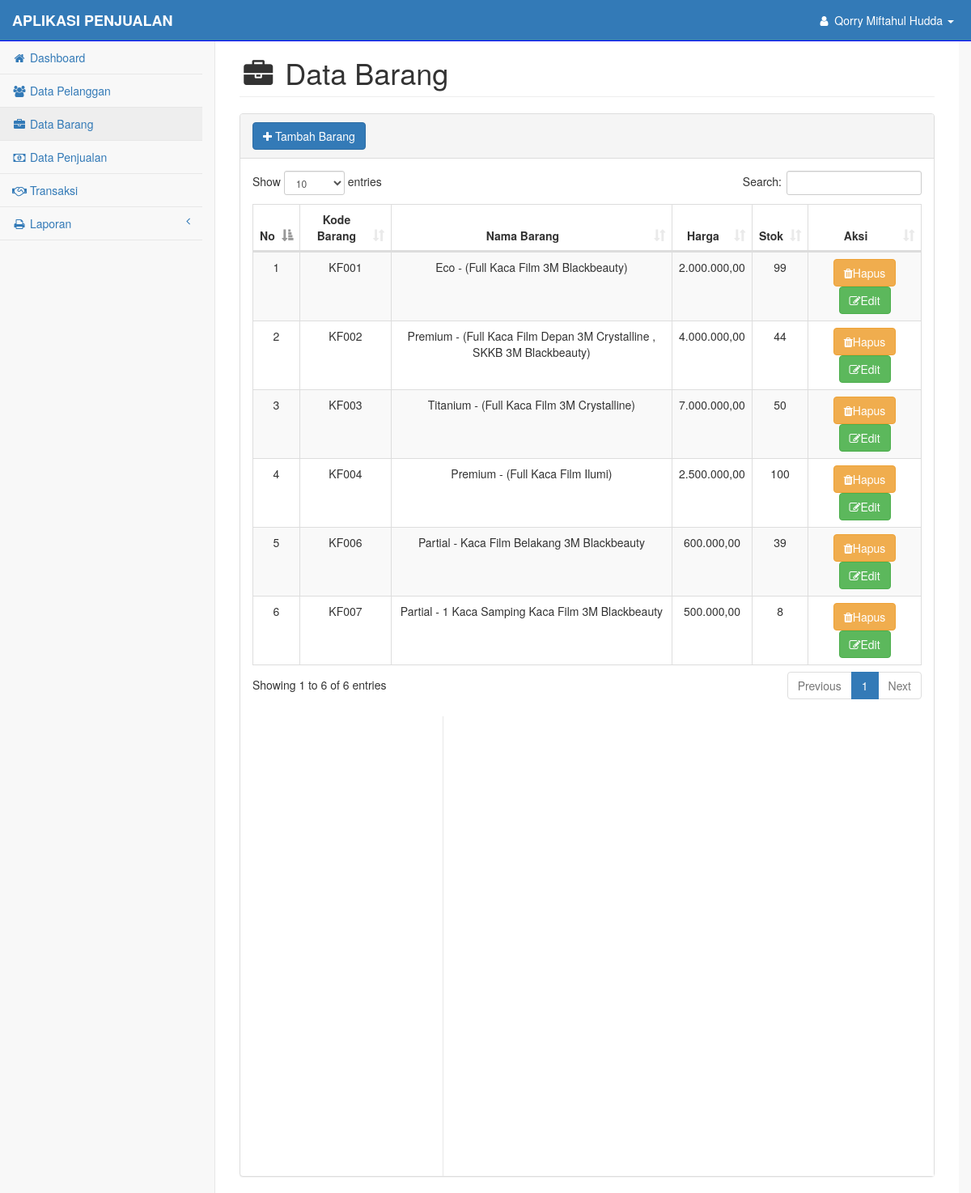
Screenshot of /pages/barang.php (signed in) with the database file from the repository.
### tables this page shows
CREATE TABLE `user` (
  `kode_user` varchar(10) NOT NULL,
  `nama_user` varchar(35) NOT NULL,
  `username` varchar(35) NOT NULL,
  `password` varchar(200) NOT NULL
);

CREATE TABLE `barang` (
  `kode_barang` varchar(10) NOT NULL,
  `nama_barang` varchar(100) NOT NULL,
  `harga` varchar(10) NOT NULL,
  `stok` varchar(20) NOT NULL
);

### pages/functions.php (called while the page is built, shortened)
<?php
$koneksi = mysqli_connect("localhost", "root", "" ,"penjualankacafilm");
function query($query){
    global $koneksi;
    $result= mysqli_query ($koneksi, $query);
    $rows=[];
    while ($row=mysqli_fetch_assoc($result)){
        $rows[]=$row;
    }
    return $rows;
}
function rupiah($angka) {
    $hasil_rupiah = number_format($angka,2,',','.');
    return $hasil_rupiah;
}
?>

### pages/barang.php (the view, shortened to what this page needs)
<?php
require 'functions.php';
$nama_user=query("SELECT * FROM user WHERE kode_user = '$_SESSION[kode_user]' ");
$barang = query("SELECT * FROM barang");
?>
<!DOCTYPE html>
<html lang="en">
    <head>
        <link href="../css/bootstrap.min.css" rel="stylesheet">
        <link href="../css/metisMenu.min.css" rel="stylesheet">
        <link href="../css/timeline.css" rel="stylesheet">
        <link href="../css/startmin.css" rel="stylesheet">
        <link href="../css/morris.css" rel="stylesheet">
         <link href="../css/dataTables/dataTables.bootstrap.css" rel="stylesheet">
        <link href="../css/dataTables/dataTables.responsive.css" rel="stylesheet">
        <link href="../css/font-awesome.min.css" rel="stylesheet" type="text/css">
    </head>
    <body>
        <div id="wrapper">
            <nav class="navbar navbar-inverse navbar-fixed-top" role="navigation" >
                <div class="navbar-header">
                    <a class="navbar-brand" style="color:white;" href="#">APLIKASI PENJUALAN</a>
                </div>
                <ul class="nav navbar-right navbar-top-links">
                    <li class="dropdown">
                        <a class="dropdown-toggle" data-toggle="dropdown" href="#" style="color:white;">
                            <i class="fa fa-user fa-fw"></i>
                            <?php foreach ($nama_user as $user) : ?>
                                <?php echo $user["nama_user"]; ?>
                                <?php endforeach; ?>
                            <b class="caret"></b>
                        </a>
                    </li>
                </ul>
                <div class="navbar-default sidebar" role="navigation">
                    <div class="sidebar-nav navbar-collapse">
                        <ul class="nav" id="side-menu">
                            <li>
                                <a href="index.php"><i class="fa fa-home fa-fw"></i> Dashboard</a>
                            </li>
                            <li>
                                <a href="pelanggan.php"><i class="fa fa-users fa-fw"></i> Data Pelanggan</a>
                            </li>
                            <li>
                                <a href="barang.php"><i class="fa fa-briefcase fa-fw"></i> Data Barang</a>
                            </li>
                            <li>
                                <a href="jual.php"><i class="fa fa-money fa-fw"></i> Data Penjualan</a>
                            </li>
                            <li>
                                <a href="transaksi.php"><i class="fa fa-handshake-o fa-fw"></i> Transaksi</a>
                            </li>
                            <li>
                                <a href="#"><i class="fa fa-print fa-fw"></i> Laporan<span class="fa arrow"></span></a>
                            </li>
                        </ul>
                    </div>
                </div>
            </nav>
            <div class="container-fluid">
                    <div id="page-wrapper">
                <div class="container-fluid">
                    <div class="row">
                        <div class="col-lg-12">
                            <h1 class="page-header"><i class="fa fa-briefcase fa-fw"></i> Data Barang</h1>
                        </div>
                    </div>
                    <div class="row">
                        <div class="col-lg-12">
                            <div class="panel panel-default">
                                <div class="panel-heading">
                                    <a href="barang_tambah.php"><button type="button" class="btn btn-primary"><i class="fa fa-plus"></i> Tambah Barang</button></a>
                                </div>
                                <div class="panel-body">
                                    <div class="table-responsive">
                                        <table class="table table-striped table-bordered table-hover" id="dataTables-example">
                                            <thead>
                                                <tr>
                                                    <th><div align="center">No</div></th>
                                                    <th><div align="center">Kode Barang</div></th>
                                                    <th><div align="center">Nama Barang</div></th>
                                                    <th><div align="center">Harga</div></th>
                                                    <th><div align="center">Stok</div></th>
                                                    <th><div align="center">Aksi</div></th>
                                                </tr>
                                            </thead>
                                            <?php $no = 1; ?>
                                            <?php foreach ($barang as $row) : ?>
                                            <tr>
                                                <td align="center"><?php echo $no; ?></td>
                                                <td align="center"><?php echo $row["kode_barang"]; ?> </td>
                                                <td align="center"><?php echo $row["nama_barang"]; ?></td>
                                                <td align="center"><?php echo rupiah ($row["harga"]); ?></td>
                                                <td align="center"><?php echo $row["stok"]; ?></td>
                                                <td align="center">
                                                    <a href="barang_hapus.php?kode_barang=<?php echo $row["kode_barang"]; ?>"
                                                    onclick="return confirm('Hapus Data Barang');">
                                                    <button class="btn btn-warning">
                                                        <i class="fa fa-trash"></i>Hapus
                                                    </button>
                                                </a>
                                                <a href="barang_edit.php?kode_barang=<?php echo $row["kode_barang"]; ?>" >
                                                    <button class="btn btn-success">
                                                        <i class="fa fa-edit"></i>Edit
                                                    </button>
                                                </a>
                                            </td>
                                            </tr>
                                            <?php $no++; ?>
                                            <?php endforeach; ?>
                                        </table>
                                    </div>
                                </div>
                                <div id="page-wrapper">
            </div>
    </body>
</html>

### css/startmin.css (style rules this page uses)
body { background-color: #f8f8f8; }
#wrapper { width: 100%; }
#page-wrapper { padding-top: 30px; min-height: 568px; background-color: #fff; }
@media (min-width:768px) { #page-wrapper { position: inherit; margin-left: 250px; padding: 30px 15px 0 15px; border-left: 1px solid #e7e7e7; } }
.navbar-header { float: left; }
.navbar-right { text-align: right; }
.navbar-top-links { margin: 0; }
.navbar-top-links li { display: inline-block; }
.navbar-top-links li:last-child { margin-right: 6px; }
.navbar-top-links li a { padding: 15px; min-height: 50px; }
.navbar-top-links>li>a { color: #999; }
.sidebar .sidebar-nav.navbar-collapse { padding-right: 0; padding-left: 0; }
.sidebar ul li { border-bottom: 1px solid #e7e7e7; }
.sidebar ul li a.active { background-color: #eee; }
.sidebar .arrow { float: right; }
.sidebar .fa.arrow:before { content: "\f104"; }
@media (min-width:768px) { .sidebar { z-index: 1; position: absolute; width: 250px; margin-top: 51px; } }
table.dataTable thead .sorting, table.dataTable thead .sorting_asc, table.dataTable thead .sorting_desc, table.dataTable thead .sorting_asc_disabled, table.dataTable thead .sorting_desc_disabled { background: 0 0; }
table.dataTable thead .sorting_asc:after { content: "\f0de"; float: right; font-family: fontawesome; }
table.dataTable thead .sorting:after { content: "\f0dc"; float: right; font-family: fontawesome; color: rgba(50,50,50,.5); }

### pages/barang.php (style rules this page uses)
.navbar-inverse { background-color: #337ab7; border-color: blue; }
.navbar-header a { font-weight: bold; }

### rows the page displays
user: nama_user "Qorry Miftahul Hudda"
barang: kode_barang "KF001", nama_barang "Eco - (Full Kaca Film 3M Blackbeauty)", harga "2.000.000,00", stok "99"
barang: kode_barang "KF002", nama_barang "Premium - (Full Kaca Film Depan 3M Crystalline , SKKB 3M Blackbeauty)", harga "4.000.000,00", stok "44"
barang: kode_barang "KF003", nama_barang "Titanium - (Full Kaca Film 3M Crystalline)", harga "7.000.000,00", stok "50"
barang: kode_barang "KF004", nama_barang "Premium - (Full Kaca Film Ilumi)", harga "2.500.000,00", stok "100"
barang: kode_barang "KF006", nama_barang "Partial - Kaca Film Belakang 3M Blackbeauty", harga "600.000,00", stok "39"
barang: kode_barang "KF007", nama_barang "Partial - 1 Kaca Samping Kaca Film 3M Blackbeauty", harga "500.000,00", stok "8"
